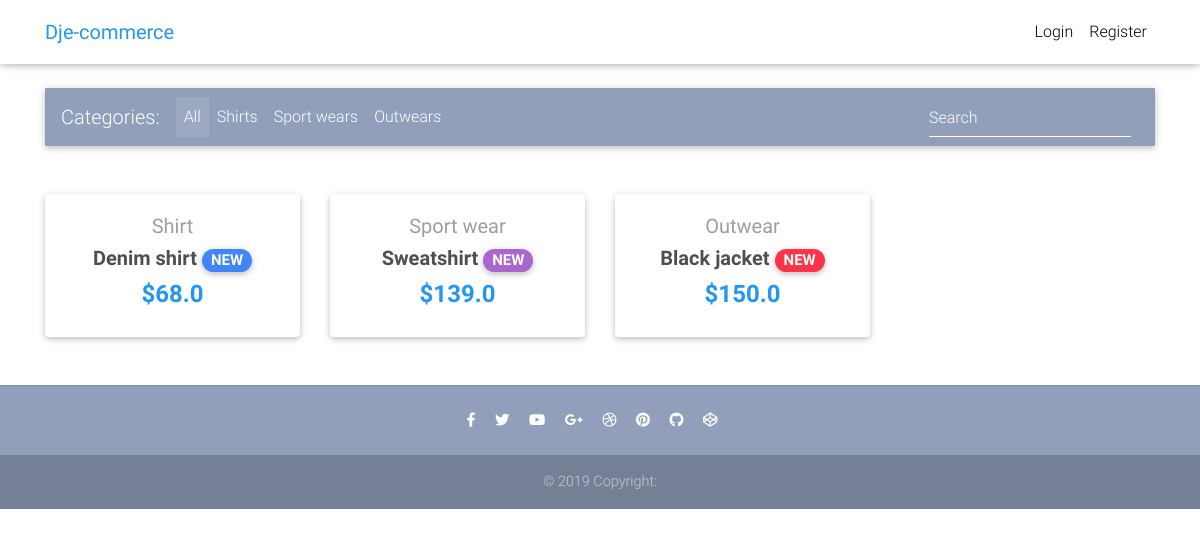
The page / on the database its author committed.
### core/models.py (models this page shows, shortened)
class Item(models.Model):
    title           = models.CharField(max_length=255)
    slug            = models.SlugField(null=True, blank=True)
    price           = models.FloatField()
    discount_price  = models.FloatField(null=True, blank=True)
    catagory        = models.CharField(max_length=2, choices=CATAGORY_CHOICES)
    label           = models.CharField(max_length=1, choices=LABEL_CHOICES)
    description     = models.TextField()
    def get_absolute_url(self):
        return reverse("core:product", kwargs={"slug": self.slug, "pk":self.pk})

### core/views.py (the view)
# urls.py: path('', HomeView.as_view(), name='home'),
class HomeView(ListView):
    model = Item
    paginate_by = 10
    template_name = 'home.html'

### templates/home.html (shortened to what this page needs)
{% extends "base.html" %}
{% block content %}
  <main>
    <div class="container">
      <nav class="navbar navbar-expand-lg navbar-dark mdb-color lighten-3 mt-3 mb-5">
        <span class="navbar-brand">Categories:</span>
        <div class="collapse navbar-collapse" id="basicExampleNav">
          <ul class="navbar-nav mr-auto">
            <li class="nav-item active">
              <a class="nav-link" href="#">All
              </a>
            </li>
            <li class="nav-item">
              <a class="nav-link" href="#">Shirts</a>
            </li>
            <li class="nav-item">
              <a class="nav-link" href="#">Sport wears</a>
            </li>
            <li class="nav-item">
              <a class="nav-link" href="#">Outwears</a>
            </li>
          </ul>
          <form class="form-inline">
            <div class="md-form my-0">
              <input class="form-control mr-sm-2" type="text" placeholder="Search" aria-label="Search">
            </div>
          </form>
        </div>
      </nav>
      <section class="text-center mb-4">
        <div class="row wow fadeIn">
          {% for item in object_list %}
          <div class="col-lg-3 col-md-6 mb-4">
            <div class="card">
              <div class="card-body text-center">
                <a href="" class="grey-text">
                  <h5>{{ item.get_catagory_display }}</h5>
                </a>
                <h5>
                  <strong>
                    <a href="{{ item.get_absolute_url }}" class="dark-grey-text">{{ item.title }}
                      <span class="badge badge-pill {{ item.get_label_display }}-color">NEW</span>
                    </a>
                  </strong>
                </h5>
                <h4 class="font-weight-bold blue-text">
                  <strong>
                    {% if item.discount_price %}
                    ${{ item.discount_price }}
                    {% else %}
                    ${{ item.price }}
                    {% endif %}
                  </strong>
                </h4>
              </div>
            </div>
          </div>
          {% endfor %}
        </div>
      </section>
    </div>
  </main>
  {% endblock content %}

### templates/base.html (style rules this page uses)
html, body, header, .carousel { height: 60vh; }

### rows shown on the page
Item: catagory "Shirt", title "Denim shirt", discount_price "68.0"
Item: catagory "Sport wear", title "Sweatshirt", price "139.0"
Item: catagory "Outwear", title "Black jacket", discount_price "150.0"
